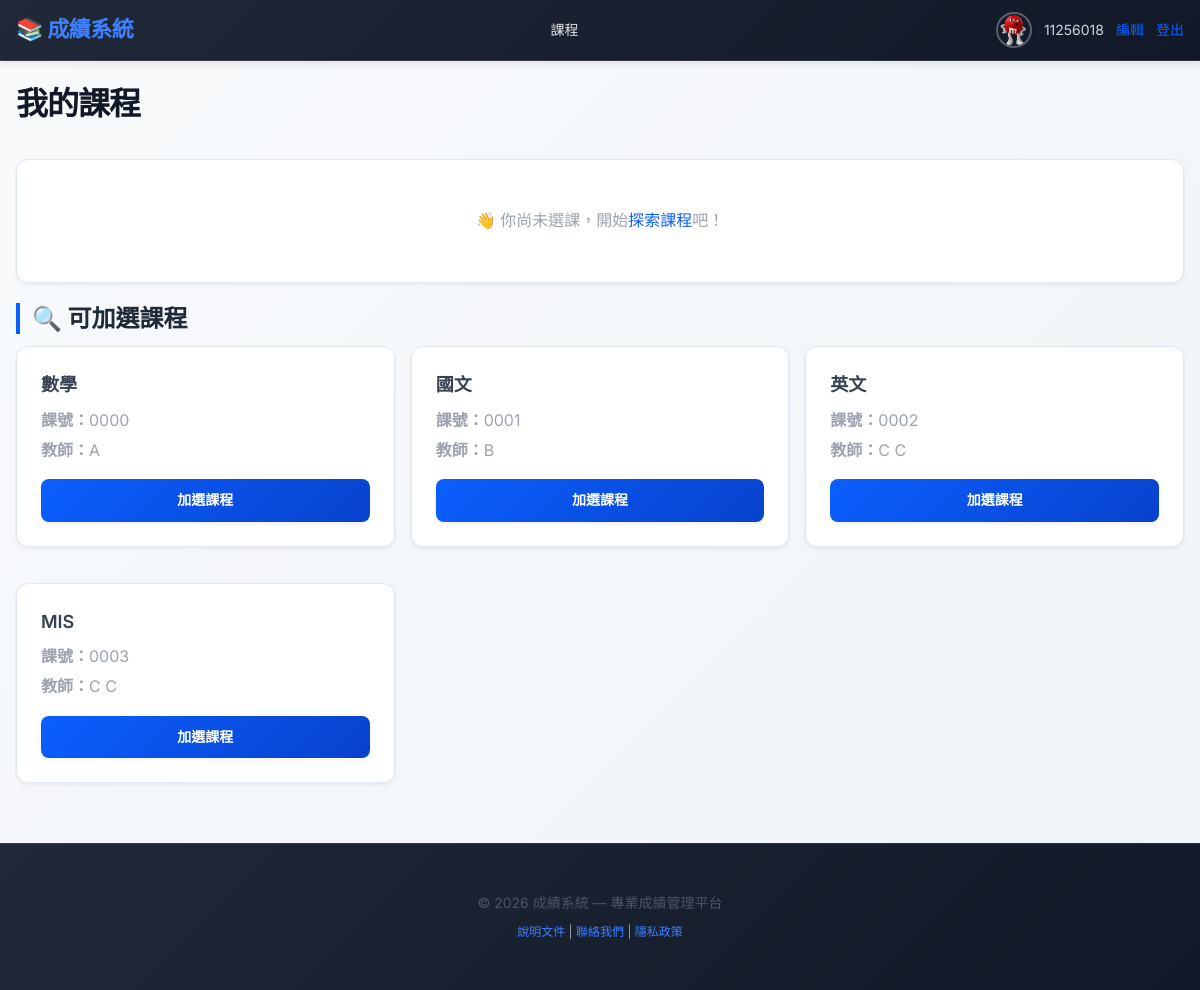
/courses/ (signed in), run on the app's committed database.
### catalog/models.py (models this page shows, shortened)
class Course(models.Model):
    name = models.CharField("課名", max_length=100)
    course_code = models.CharField("課號", max_length=20, unique=True)
    teacher = models.CharField("任課老師", max_length=50, blank=True)
    teacher_user = models.ForeignKey(User, null=True, blank=True, on_delete=models.SET_NULL, related_name="teaching_courses")

### catalog/views.py (the view)
# urls.py: path('courses/', views.course_list, name='course_list'),
@login_required
def course_list(request):
    student = get_current_student(request)
    enrollments = Enrollment.objects.filter(student=student) if student else []
    avg_score = round(sum(e.average for e in enrollments) / len(enrollments), 2) if enrollments else 0
    all_courses = Course.objects.all()
    enrolled_course_ids = enrollments.values_list('course__id', flat=True) if student else []
    available_courses = [c for c in all_courses if c.id not in enrolled_course_ids]
    is_teacher = hasattr(request.user, 'profile') and request.user.profile.role == 'teacher'
    is_student = hasattr(request.user, 'profile') and request.user.profile.role == 'student' and student is not None
    teaching_courses = []
    if is_teacher:
        teaching_courses = Course.objects.filter(teacher_user=request.user)
    return render(request, 'course_list.html', {
        'enrollments': enrollments,
        'avg_score': avg_score,
        'courses': available_courses,
        'is_teacher': is_teacher,
        'is_student': is_student,
        'teaching_courses': teaching_courses,
    })

### catalog/views.py (called while the page is built)
def get_current_student(request):
    if not request.user.is_authenticated:
        return None
    student = Student.objects.filter(student_id=request.user.username).first()
    if student:
        return student
    if request.user.first_name:
        student = Student.objects.filter(name=request.user.first_name).first()
        if student:
            return student
    if hasattr(request.user, 'profile') and request.user.profile.role == 'student':
        student, created = Student.objects.get_or_create(student_id=request.user.username, defaults={'name': request.user.first_name or request.user.username})
        return student
    return None

### templates/course_list.html (shortened to what this page needs)
{% extends 'base.html' %}
{% block content %}
<div style="display: flex; justify-content: space-between; align-items: center; margin-bottom: 20px;">
  <h1>我的課程</h1>
</div>
{% if enrollments %}
<div class="card">
  <h2 style="margin-top: 0;">已選課程</h2>
  <table class="table">
    <thead>
      <tr>
        <th>課程名稱</th>
        <th style="text-align: center;">期中成績</th>
        <th style="text-align: center;">期末成績</th>
        <th style="text-align: center;">平均分數</th>
        <th style="text-align: center;">操作</th>
      </tr>
    </thead>
    <tbody>
      {% for e in enrollments %}
      <tr>
        <td>
          <strong><a href="{% url 'course_detail' e.course.id %}">{{ e.course.name }}</a></strong>
          <br><small style="color: #9ca3af;">{{ e.course.course_code }}</small>
        </td>
        <td style="text-align: center;">
          {% if e.midterm_score %}{{ e.midterm_score }}{% else %}<span style="color: #d1d5db;">—</span>{% endif %}
        </td>
        <td style="text-align: center;">
          {% if e.final_score %}{{ e.final_score }}{% else %}<span style="color: #d1d5db;">—</span>{% endif %}
        </td>
        <td style="text-align: center;">
          <strong style="color: var(--accent);">{{ e.average }}</strong>
        </td>
        <td style="text-align: center;">
          <a class="button secondary btn-icon" onclick="return confirm('確定要退選這門課嗎？')" href="{% url 'drop_course' e.course.id %}">
            <svg viewBox="0 0 24 24" fill="none" xmlns="http://www.w3.org/2000/svg" style="width:14px;">
              <path d="M6 7h12" stroke="currentColor" stroke-width="1.5" stroke-linecap="round" stroke-linejoin="round"/>
              <path d="M9 7v10a2 2 0 0 0 2 2h2a2 2 0 0 0 2-2V7" stroke="currentColor" stroke-width="1.5" stroke-linecap="round" stroke-linejoin="round"/>
            </svg>
            退選
          </a>
        </td>
      </tr>
      {% endfor %}
    </tbody>
  </table>
</div>
{% else %}
<div class="card" style="text-align: center; padding: 40px;">
  <p style="color: #9ca3af; font-size: 16px;">👋 你尚未選課，開始<a href="{% url 'index' %}">探索課程</a>吧！</p>
</div>
{% endif %}
{% if is_student %}
  <h2>🔍 可加選課程</h2>
  {% if courses %}
  <div style="display: grid; grid-template-columns: repeat(auto-fill, minmax(300px, 1fr)); gap: 16px;">
    {% for course in courses %}
    <div class="card">
      <h3 style="margin-top: 0;">{{ course.name }}</h3>
      <p style="color: #9ca3af; margin: 4px 0;">
        <strong>課號：</strong>{{ course.course_code }}
      </p>
      <p style="color: #9ca3af; margin: 4px 0;">
        <strong>教師：</strong>{% if course.teacher_user %}{{ course.teacher_user.get_full_name|default:course.teacher_user.username }}{% else %}{{ course.teacher }}{% endif %}
      </p>
      <a class="button" href="{% url 'enroll_course' course.id %}" style="margin-top: 12px; width: 100%;">
        加選課程
      </a>
    </div>
    {% endfor %}
  </div>
  {% else %}
  <div class="card" style="text-align: center; padding: 40px;">
    <p style="color: #9ca3af;">目前沒有可加選的課程</p>
  </div>
  {% endif %}
{% endif %}
{% endblock %}

### templates/base.html (shortened to what this page needs)
{% load static %}
<!DOCTYPE html>
<html lang="zh-Hant">
<head>
  <link rel="stylesheet" href="{% static 'css/styles.css' %}">
</head>
<body>
{% block header %}
<header class="site-header">
  <div class="container">
    <nav class="nav">
      <div class="brand">
        <a href="{% url 'index' %}">📚 成績系統</a>
      </div>
      <div class="nav-links">
        {% if user.is_authenticated %}
          <a href="{% url 'course_list' %}">課程</a>
        {% endif %}
      </div>
      <div class="user-area">
        {% if user.is_authenticated %}
          {% if user.profile.avatar %}
            <img class="avatar" src="{{ user.profile.avatar.url }}" alt="avatar">
          {% else %}
            <img class="avatar" src="{{ MEDIA_URL }}avatars/red.avif" alt="avatar">
          {% endif %}
          <span>{{ user.username }}</span>
          <a href="{% url 'edit_profile' %}">編輯</a>
          <a href="{% url 'logout' %}">登出</a>
        {% else %}
          <a href="{% url 'login' %}">登入</a>
          <a href="{% url 'register' %}">註冊</a>
        {% endif %}
      </div>
    </nav>
  </div>
</header>
{% endblock %}
<main class="container">
  {% block content %}{% endblock %}
</main>
<footer class="site-footer">
  <div class="container">
    <p>&copy; {% now "Y" %} 成績系統 — 專業成績管理平台</p>
    <p style="font-size: 12px; color: #9ca3af; margin-top: 8px;">
      <a href="#">說明文件</a> | <a href="#">聯絡我們</a> | <a href="#">隱私政策</a>
    </p>
  </div>
</footer>
</body>
</html>

### static/css/styles.css (style rules this page uses)
:root { --accent: #0b5fff; --accent-dark: #0842cc; --accent-light: #4080ff; --success: #10b981; --warning: #f59e0b; --danger: #ef4444; --muted: #6b7b8c; --muted-light: #a0aab8; --bg: #f8fafc; --bg-dark: #eef2f9; --card: #ffffff; --border: #e2e8f0; --shadow-xs: 0 1px 2px rgba(0,0,0,0.04); --shadow-sm: 0 2px 4px rgba(0,0,0,0.06); --shadow-md: 0 4px 6px rgba(0,0,0,0.08); --shadow-lg: 0 10px 20px rgba(0,0,0,0.08); }
* { box-sizing: border-box; }
html { scroll-behavior: smooth; }
body { font-family: 'Inter', -apple-system, BlinkMacSystemFont, 'Segoe UI', Roboto, 'Noto Sans TC', Arial; background: linear-gradient(135deg, var(--bg) 0%, #f0f4f8 100%); color: #1f2937; margin: 0; line-height: 1.6; -webkit-font-smoothing: antialiased; -moz-osx-font-smoothing: grayscale; }
.container { max-width: 1200px; margin: 0 auto; padding: 0 16px; }
.site-header { background: linear-gradient(135deg, #1f2937 0%, #111827 100%); color: #fff; border-bottom: 1px solid rgba(255,255,255,0.1); box-shadow: var(--shadow-md); position: sticky; top: 0; z-index: 100; }
.site-header .container { padding: 12px 16px; }
.site-header .nav { display: flex; align-items: center; justify-content: space-between; gap: 20px; flex-wrap: wrap; }
.brand a { font-weight: 800; color: var(--accent-light); font-size: 22px; text-decoration: none; letter-spacing: -0.5px; }
.nav-links { display: flex; gap: 20px; align-items: center; }
.nav-links a { color: #e5e7eb; text-decoration: none; font-weight: 500; font-size: 14px; transition: color 0.2s; }
.user-area { display: flex; align-items: center; gap: 12px; font-size: 14px; color: #d1d5db; }
.avatar { width: 36px !important; height: 36px !important; border-radius: 50% !important; object-fit: cover !important; border: 2px solid rgba(255,255,255,0.3); flex-shrink: 0; box-shadow: var(--shadow-sm); }
img { max-width: 100%; height: auto; }
h1 { color: #111827; font-size: 32px; font-weight: 800; line-height: 1.2; margin: 24px 0 16px 0; letter-spacing: -1px; }
h2 { color: #1f2937; font-size: 24px; font-weight: 700; line-height: 1.3; margin: 20px 0 12px 0; border-left: 4px solid var(--accent); padding-left: 12px; }
h3 { color: #374151; font-size: 18px; font-weight: 600; margin: 16px 0 8px 0; }
p { margin: 8px 0; color: #4b5563; }
a { color: var(--accent); text-decoration: none; font-weight: 500; transition: color 0.2s; }
.card { background: var(--card); padding: 24px; border-radius: 12px; border: 1px solid var(--border); box-shadow: var(--shadow-sm); margin-bottom: 20px; transition: all 0.2s ease; }
.button { display: inline-flex; align-items: center; justify-content: center; gap: 8px; background: linear-gradient(135deg, var(--accent) 0%, var(--accent-dark) 100%); color: #fff !important; padding: 10px 20px; border-radius: 8px; text-decoration: none; font-weight: 600; font-size: 14px; border: none; cursor: pointer; transition: all 0.2s ease; box-shadow: var(--shadow-sm); white-space: nowrap; }
.site-footer { background: linear-gradient(135deg, #1f2937 0%, #111827 100%); color: #d1d5db; padding: 40px 16px; margin-top: 40px; text-align: center; border-top: 1px solid rgba(255,255,255,0.1); font-size: 14px; }
.site-footer a { color: var(--accent-light); }

### data on the page
Course: name "數學", course_code "0000", teacher "A"
Course: name "國文", course_code "0001", teacher "B"
Course: name "英文", course_code "0002", teacher_user.get_full_name "C C"
Course: name "MIS", course_code "0003", teacher_user.get_full_name "C C"

### other printed values
{{ user.username }} "11256018"
